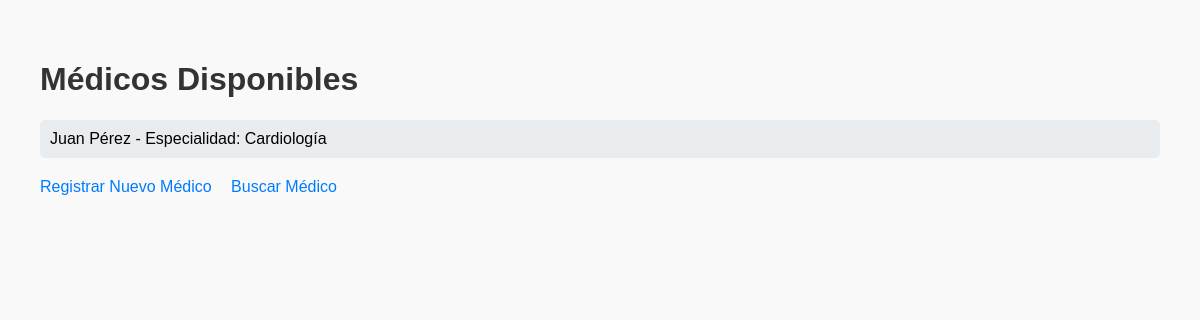
The page /medicos/ on the database as committed earlier.
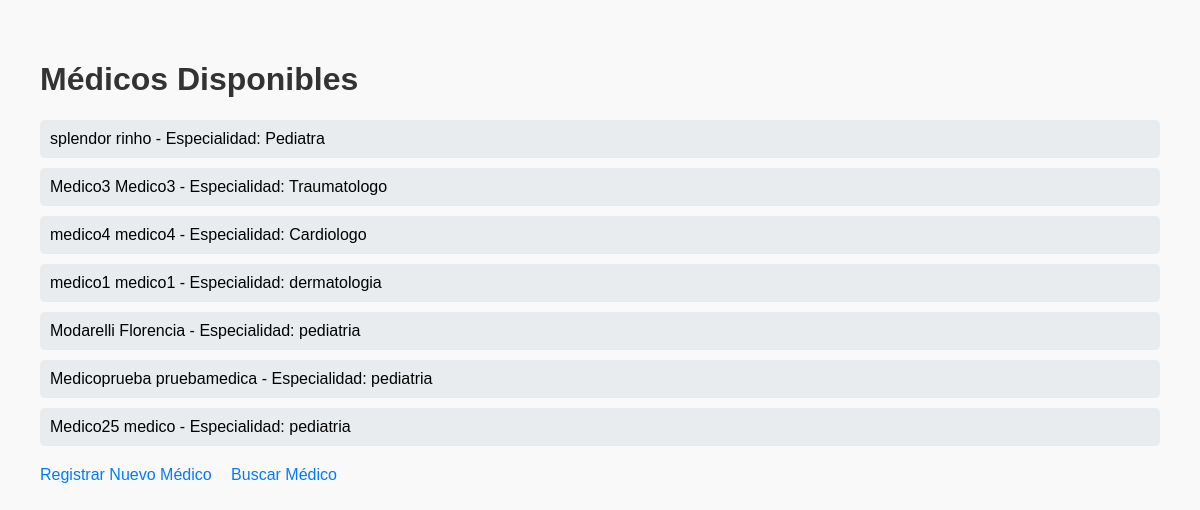
The same page on the database as committed later.
### core/models.py (models this page shows, shortened)
class Medico(models.Model):
    ESPECIALIDADES = [
       ('clinico', 'Clínico'),
        ('pediatria', 'Pediatría'),
        ('traumatologia', 'Traumatología'),
        ('cardiologia', 'Cardiología'),
        ('dermatologia', 'Dermatología'),
    ]
    nombre = models.CharField(max_length=100)
    apellido = models.CharField(max_length=100)
    especialidad = models.CharField(max_length=20, choices=ESPECIALIDADES)
    email = models.EmailField(unique=True)
    password = models.CharField(max_length=128)  # Campo para contraseña encriptada

### core/views.py (the view)
# urls.py: path('medicos/', listar_medicos, name='listar_medicos'),  # Página para listar médicos
def listar_medicos(request):
    medicos = Medico.objects.all()
    return render(request, 'listar_medicos.html', {'medicos' : medicos})

### core/templates/listar_medicos.html (shortened to what this page needs)
<!DOCTYPE html>
<html lang="es">
<head>
</head>
<body>
    <h1>Médicos Disponibles</h1>
    <ul>
        {% for medico in medicos %}
            <li>{{ medico.nombre }} {{ medico.apellido }} - Especialidad: {{ medico.especialidad }}</li>
        {% empty %}
            <li>No se encontraron médicos.</li>
        {% endfor %}
    </ul>
    <div class="actions">
        <a href="{% url 'registrar_medico' %}">Registrar Nuevo Médico</a>
        <a href="{% url 'buscar_medicos' %}">Buscar Médico</a>
    </div>
</body>
</html>

### core/templates/listar_medicos.html (style rules this page uses)
body { font-family: Arial, sans-serif; margin: 20px; padding: 20px; background-color: #f9f9f9; }
h1 { color: #333; }
ul { list-style-type: none; padding: 0; }
li { background: #e9ecef; margin: 10px 0; padding: 10px; border-radius: 5px; }
.actions { margin-top: 20px; }
.actions a { margin-right: 15px; text-decoration: none; color: #007bff; }

Rows that differ between the two databases and show on the page:
removed Medico: nombre "Juan", apellido "Pérez", especialidad "Cardiología"
added Medico: nombre "splendor", apellido "rinho", especialidad "Pediatra"
added Medico: nombre "Medico3", apellido "Medico3", especialidad "Traumatologo"
added Medico: nombre "medico4", apellido "medico4", especialidad "Cardiologo"
added Medico: nombre "medico1", apellido "medico1", especialidad "dermatologia"
added Medico: nombre "Modarelli", apellido "Florencia", especialidad "pediatria"
added Medico: nombre "Medicoprueba", apellido "pruebamedica", especialidad "pediatria"
added Medico: nombre "Medico25", apellido "medico", especialidad "pediatria"
